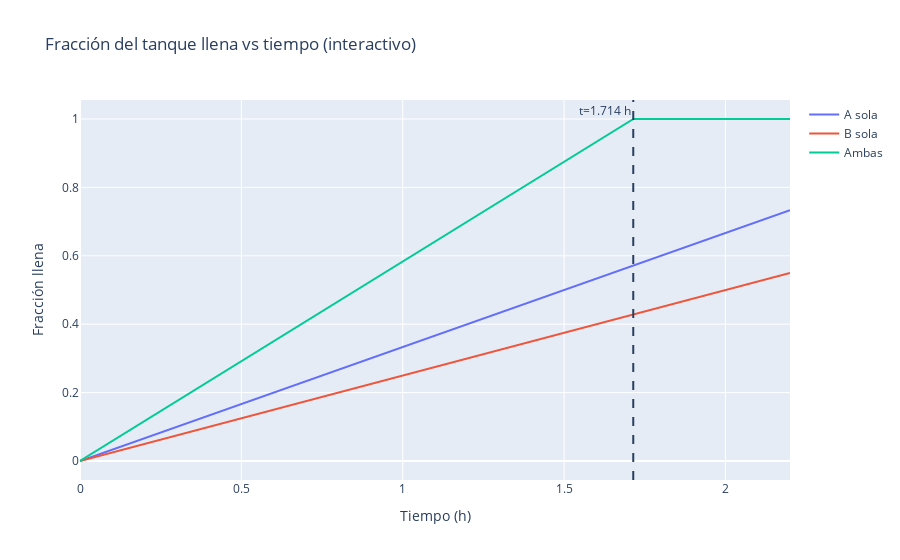

Notebook source saved alongside this figure:
### Markdown cell above
# 4 — Script Python (lista para copiar/pegar en Jupyter)

### Code cell
# Guía: tiempo para llenar un tanque con dos bombas (A=3h, B=4h)
# Requiere: numpy, pandas, matplotlib, plotly, IPython.display
import math
import numpy as np
import pandas as pd
import matplotlib.pyplot as plt
from IPython.display import display, Math, Markdown
import plotly.graph_objects as go

# Parámetros
t_A = 3.0  # horas (bomba A sola)
t_B = 4.0  # horas (bomba B sola)

# Tasas (fracción de tanque por hora)
rate_A = 1.0 / t_A
rate_B = 1.0 / t_B
rate_both = rate_A + rate_B

# Tiempo cuando trabajan juntas
t_both = 1.0 / rate_both   # horas

# Convertir a H:M:S
hours = int(t_both)
minutes = int((t_both - hours) * 60)
seconds = (t_both - hours - minutes/60) * 3600

# Mostrar deducción en LaTeX (útil en notebook)
display(Markdown("### Deducción"))
display(Math(r"r_A=\frac{1}{3},\quad r_B=\frac{1}{4},\quad r_{AB}=r_A+r_B=\frac{7}{12}"))
display(Math(r"t_{AB}=\frac{1}{r_{AB}}=\frac{12}{7}\ \text{h} \approx %.6f\ \text{h}" % t_both))

# Tabla con pandas
df = pd.DataFrame({
    "Bomba": ["A (solo)", "B (solo)", "Ambas (A+B)"],
    "Tiempo (h)": [t_A, t_B, t_both],
    "Tasa (tanque/h)": [rate_A, rate_B, rate_both]
})
display(Markdown("### Tabla de resultados"))
display(df)

# --- Gráfica 1: fracción del tanque llena vs tiempo (matplotlib) ---
t_vals = np.linspace(0, 2.2, 400)
filled_A = np.minimum(rate_A * t_vals, 1.0)
filled_B = np.minimum(rate_B * t_vals, 1.0)
filled_both = np.minimum(rate_both * t_vals, 1.0)

plt.figure(figsize=(8,5))
plt.plot(t_vals, filled_A, label='A sola (1/3 tanque/h)')
plt.plot(t_vals, filled_B, label='B sola (1/4 tanque/h)')
plt.plot(t_vals, filled_both, label='Ambas (suma de tasas)')
plt.axvline(t_both, linestyle='--', linewidth=1, label=f'Tiempo conjunto ≈ {t_both:.3f} h')
plt.axhline(1.0, linewidth=0.7)  # nivel tanque lleno
plt.xlabel('Tiempo (horas)')
plt.ylabel('Fracción del tanque lleno')
plt.title('Fracción del tanque llena vs tiempo')
plt.legend()
plt.ylim(-0.02, 1.05)
plt.grid(True)
plt.show()

### Figure 1 — Plotly figure (JSON) as saved in the notebook; plotly's stock layout.template omitted (floating-point values rounded to 4 significant figures; data arrays with more than 128 entries replaced by an {"elided": "..."} marker saying what was removed)
{"data": [{"mode": "lines", "name": "A sola", "type": "scatter", "x": {"elided": "400 float values"}, "y": {"elided": "400 float values"}}, {"mode": "lines", "name": "B sola", "type": "scatter", "x": {"elided": "400 float values"}, "y": {"elided": "400 float values"}}, {"mode": "lines", "name": "Ambas", "type": "scatter", "x": {"elided": "400 float values"}, "y": {"elided": "400 float values"}}], "layout": {"annotations": [{"showarrow": false, "text": "t=1.714 h", "x": 1.714, "xanchor": "right", "xref": "x", "y": 1, "yanchor": "top", "yref": "y domain"}], "shapes": [{"line": {"dash": "dash"}, "type": "line", "x0": 1.714, "x1": 1.714, "xref": "x", "y0": 0, "y1": 1, "yref": "y domain"}], "title": {"text": "Fracción del tanque llena vs tiempo (interactivo)"}, "xaxis": {"title": {"text": "Tiempo (h)"}}, "yaxis": {"title": {"text": "Fracción llena"}}}}
